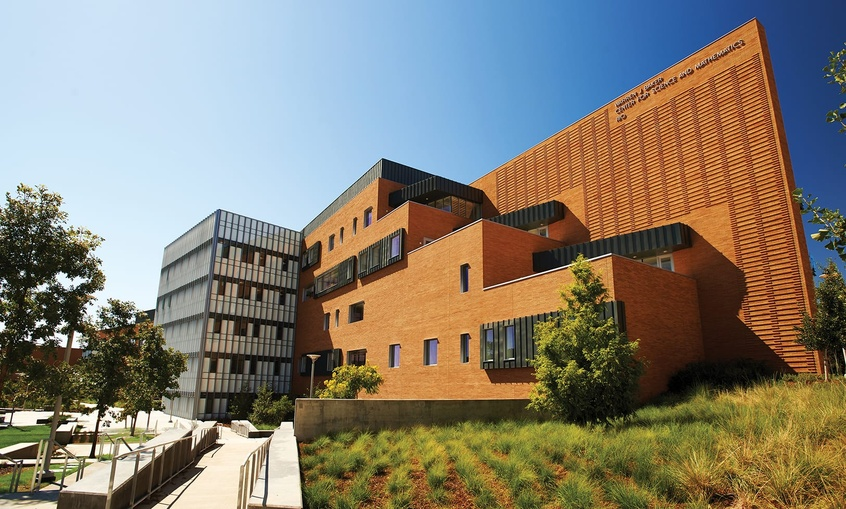
#> input picture lab-5.1/baker1.jpg, 846 x 509 px, shrunk from 1625 x 978 before the run
$ jupyter execute 'Lab 5.1 Feature Matching - Exercises.ipynb'
#> lines starting #> are read from the running program, lines starting #| are printed output that depends on the picture
## Lab 4.1: Feature Matching - Exercises

1. Load images ```baker1.jpg``` and ```baker2.jpg``` and convert to grayscale.  Detect and match SIFT features between them and plot the results.

Try different settings for ```max_ratio``` to see which seems to produce the best set of matches.

*Note: Set ```only_matches=True``` for ```plot_matched_features``` so that the keypoints don't obscure the images.*

[cell 1]
import matplotlib.pyplot as plt
import imageio
import numpy as np
from skimage import data
from skimage import transform
from skimage.color import rgb2gray
from skimage.feature import match_descriptors, plot_matched_features, SIFT

[cell 2]
baker1 = rgb2gray(imageio.imread('baker1.jpg'))
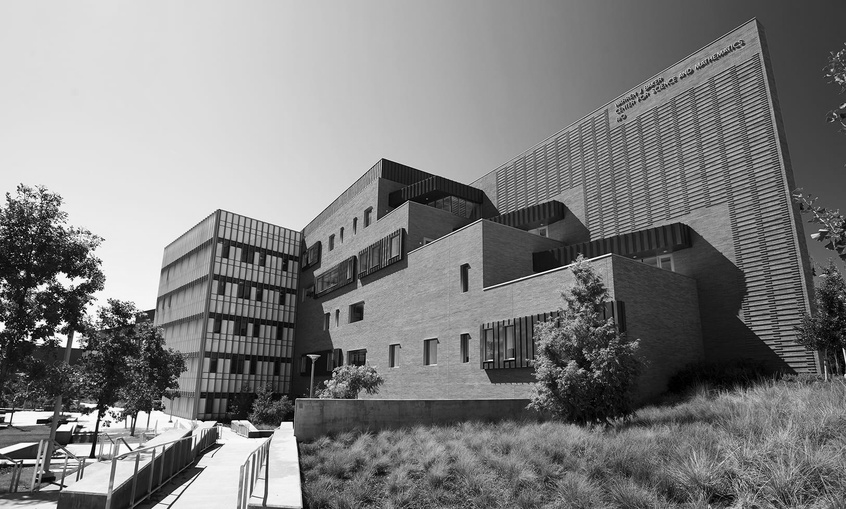
#> baker1: shape (509, 846) float64; min 0, max 1, mean 0.5
baker2 = rgb2gray(imageio.imread('baker2.jpg'))
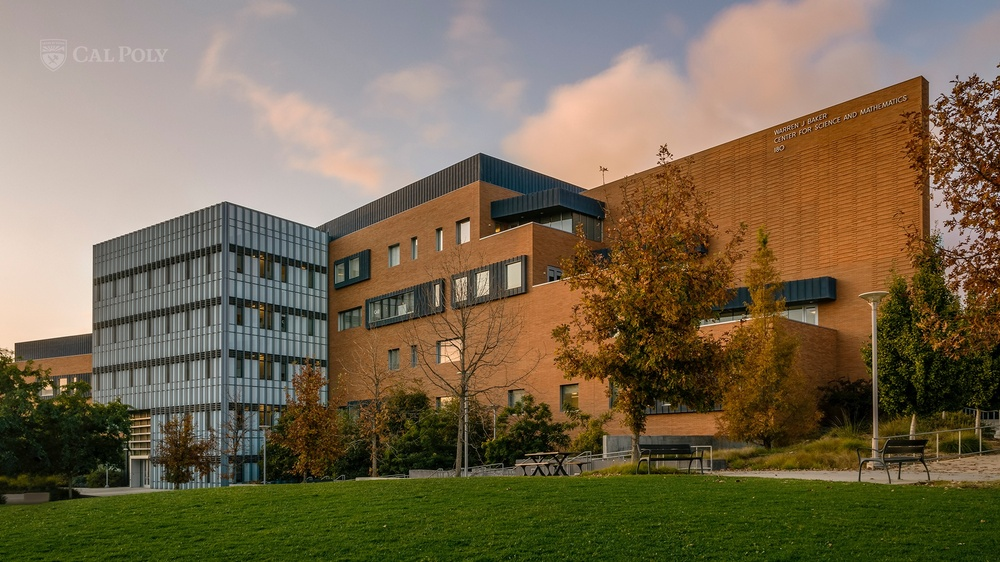
#> input picture lab-5.1/baker2.jpg, 1000 x 562 px, shrunk from 1920 x 1080 before the run
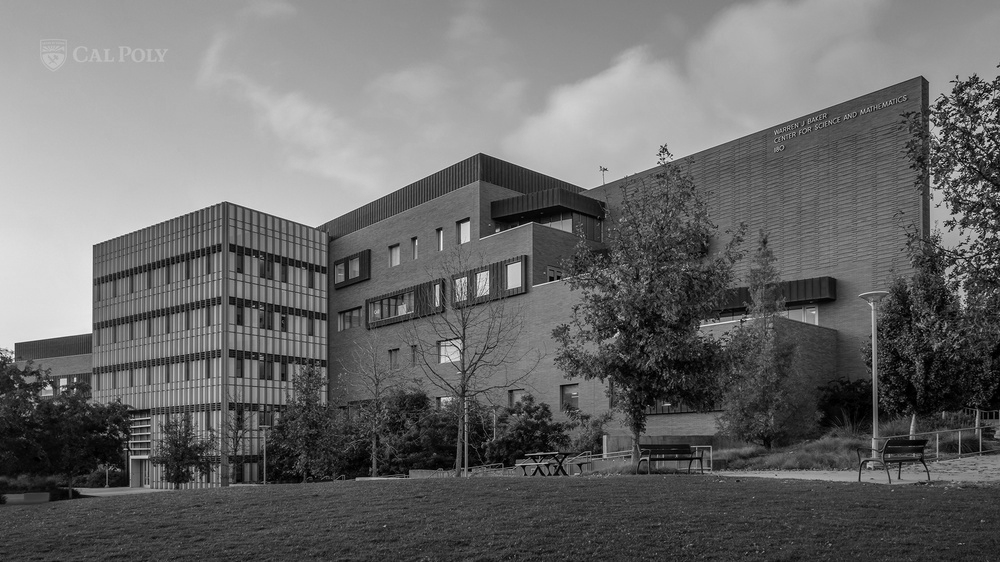
#> baker2: shape (562, 1000) float64; min 0, max 0.988, mean 0.418
descriptor_extractor = SIFT()
descriptor_extractor.detect_and_extract(baker1)
keypoints1 = descriptor_extractor.keypoints
descriptors1 = descriptor_extractor.descriptors
descriptor_extractor.detect_and_extract(baker2)
keypoints2 = descriptor_extractor.keypoints
descriptors2 = descriptor_extractor.descriptors

[cell 3]
matches12 = match_descriptors(
    descriptors1, descriptors2, max_ratio=0.73, cross_check=True
)
fig,ax = plt.subplots()
plot_matched_features(baker1, baker2, keypoints0=keypoints1, keypoints1=keypoints2, matches=matches12, ax=ax, only_matches=True)
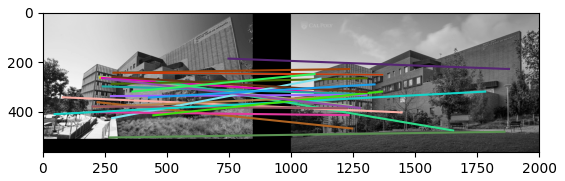
#> figure drawn by matplotlib, 1 panel

2. The image ```stereo.jpg``` contains a stereo pair image of an asteroid ([Bennu](https://www.asteroidmission.org/candidate-sample-sites/kingfisher/stereopair_kingfisher/)).  Load the image and split it into two images (```left``` and ```right```).

Detect and match SIFT features between the two images and show the results.

In a rectified stereo pair, the movement between the images should be completely horizontal.  Filter out any matches that have vertical movement and show the results.

*Note: because there are a lot of matches, you might want to show only 10% or so of them.*

[cell 4]
stereo = rgb2gray(imageio.imread('stereo.jpg'))
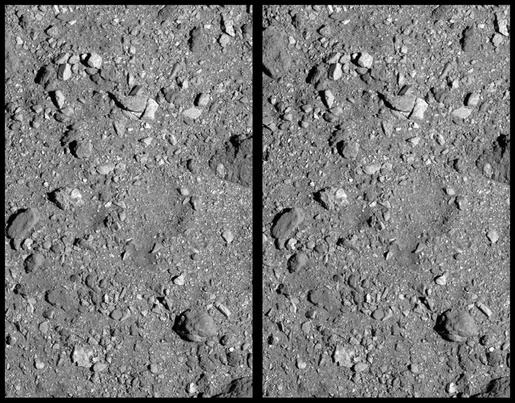
#> input picture lab-5.1/stereo.jpg, 515 x 403 px, shrunk from 988 x 774 before the run
#> stereo: shape (403, 515) float64; min 0, max 1, mean 0.486
nrows, ncols = stereo.shape
#> nrows = 403; ncols = 515
left = stereo[:,ncols//2:]
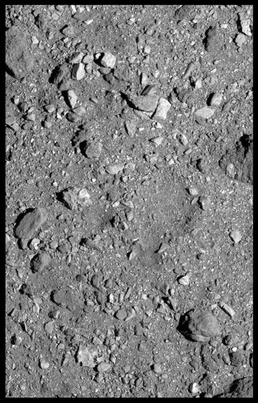
#> left: shape (403, 258) float64; min 0, max 1, mean 0.483
right = stereo[:,:ncols//2]
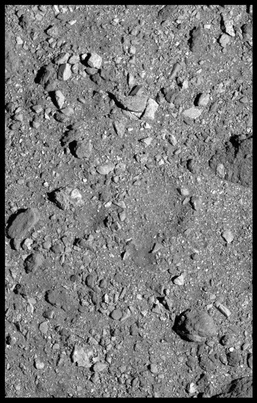
#> right: shape (403, 257) float64; min 0, max 1, mean 0.489

[cell 5]
descriptor_extractor_stereo = SIFT()
descriptor_extractor_stereo.detect_and_extract(left)
stereo_keypoints1 = descriptor_extractor_stereo.keypoints
stereo_descriptors1 = descriptor_extractor_stereo.descriptors
descriptor_extractor_stereo.detect_and_extract(right)
stereo_keypoints2 = descriptor_extractor_stereo.keypoints
stereo_descriptors2 = descriptor_extractor_stereo.descriptors

[cell 6]
stereo_matches12 = match_descriptors(
    stereo_descriptors1, stereo_descriptors2, max_ratio=0.77, cross_check=True
)
y1 = stereo_keypoints1[stereo_matches12[:, 0], 0]
y2 = stereo_keypoints2[stereo_matches12[:, 1], 0]
stereo_matches12 = stereo_matches12[np.abs(y1 - y2) < 5]
fig,ax = plt.subplots()
plot_matched_features(left, right, keypoints0=stereo_keypoints1, keypoints1=stereo_keypoints2, matches=stereo_matches12[::10], ax=ax, only_matches=True)
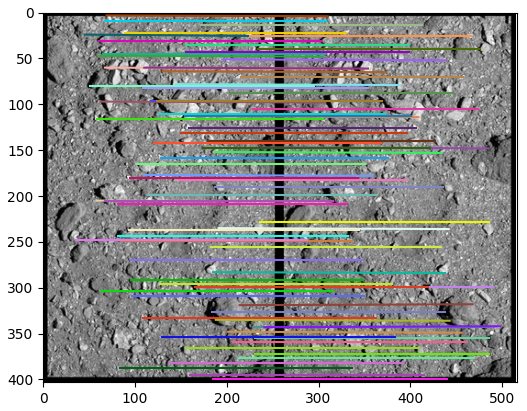
#> figure drawn by matplotlib, 1 panel
